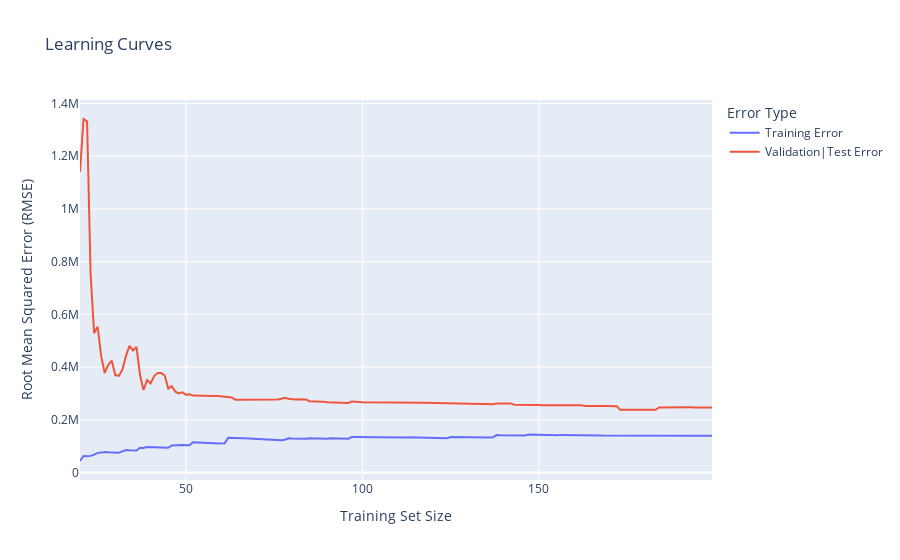

The notebook cell this image was saved under:
### Code cell
#Apply To Linear Regression without regularization
from sklearn.linear_model import LinearRegression
lin_reg = LinearRegression()

plot_learning_curves_plotly(lin_reg, X_train, y_train, X_test, y_test)

### Figure 1 — Plotly figure (JSON) as saved in the notebook; plotly's stock layout.template omitted (floating-point values rounded to 4 significant figures; data arrays with more than 128 entries replaced by an {"elided": "..."} marker saying what was removed)
{"data": [{"hovertemplate": "Error Type=Training Error<br>Training Set Size=%{x}<br>Root Mean Squared Error (RMSE)=%{y}<extra></extra>", "legendgroup": "Training Error", "line": {"color": "#636efa", "dash": "solid"}, "marker": {"symbol": "circle"}, "mode": "lines", "name": "Training Error", "orientation": "v", "showlegend": true, "type": "scatter", "x": {"elided": "180 int values"}, "xaxis": "x", "y": {"elided": "180 float values"}, "yaxis": "y"}, {"hovertemplate": "Error Type=Validation|Test Error<br>Training Set Size=%{x}<br>Root Mean Squared Error (RMSE)=%{y}<extra></extra>", "legendgroup": "Validation|Test Error", "line": {"color": "#EF553B", "dash": "solid"}, "marker": {"symbol": "circle"}, "mode": "lines", "name": "Validation|Test Error", "orientation": "v", "showlegend": true, "type": "scatter", "x": {"elided": "180 int values"}, "xaxis": "x", "y": {"elided": "180 float values"}, "yaxis": "y"}], "layout": {"legend": {"title": {"text": "Error Type"}, "tracegroupgap": 0}, "title": {"text": "Learning Curves"}, "xaxis": {"anchor": "y", "domain": [0, 1], "title": {"text": "Training Set Size"}}, "yaxis": {"anchor": "x", "domain": [0, 1], "title": {"text": "Root Mean Squared Error (RMSE)"}}}}
